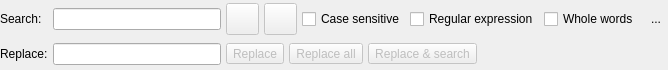
<?xml version="1.0" encoding="UTF-8"?>
<ui version="4.0">
 <class>SearchReplaceWidget</class>
 <widget class="QWidget" name="SearchReplaceWidget">
  <property name="geometry">
   <rect>
    <x>0</x>
    <y>0</y>
    <width>668</width>
    <height>70</height>
   </rect>
  </property>
  <property name="sizePolicy">
   <sizepolicy hsizetype="Preferred" vsizetype="Preferred">
    <horstretch>0</horstretch>
    <verstretch>0</verstretch>
   </sizepolicy>
  </property>
  <property name="windowTitle">
   <string>Form</string>
  </property>
  <layout class="QGridLayout" name="gridLayout">
   <property name="leftMargin">
    <number>0</number>
   </property>
   <property name="topMargin">
    <number>0</number>
   </property>
   <property name="rightMargin">
    <number>0</number>
   </property>
   <property name="bottomMargin">
    <number>0</number>
   </property>
   <property name="spacing">
    <number>5</number>
   </property>
   <item row="0" column="0">
    <widget class="QLabel" name="search_lbl">
     <property name="minimumSize">
      <size>
       <width>0</width>
       <height>0</height>
      </size>
     </property>
     <property name="text">
      <string>Search:</string>
     </property>
    </widget>
   </item>
   <item row="0" column="1">
    <widget class="QLineEdit" name="search_edt">
     <property name="clearButtonEnabled">
      <bool>true</bool>
     </property>
    </widget>
   </item>
   <item row="0" column="2">
    <layout class="QHBoxLayout" name="horizontalLayout">
     <property name="spacing">
      <number>5</number>
     </property>
     <item>
      <widget class="QToolButton" name="previous_tb">
       <property name="enabled">
        <bool>false</bool>
       </property>
       <property name="sizePolicy">
        <sizepolicy hsizetype="Fixed" vsizetype="Preferred">
         <horstretch>0</horstretch>
         <verstretch>0</verstretch>
        </sizepolicy>
       </property>
       <property name="font">
        <font>
         <pointsize>8</pointsize>
        </font>
       </property>
       <property name="toolTip">
        <string>Find previous</string>
       </property>
       <property name="text">
        <string/>
       </property>
       <property name="icon">
        <iconset resource="../../res/resources.qrc">
         <normaloff>:/icons/icons/previous.png</normaloff>:/icons/icons/previous.png</iconset>
       </property>
       <property name="iconSize">
        <size>
         <width>25</width>
         <height>25</height>
        </size>
       </property>
       <property name="shortcut">
        <string>Shift+F3</string>
       </property>
       <property name="toolButtonStyle">
        <enum>Qt::ToolButtonIconOnly</enum>
       </property>
      </widget>
     </item>
     <item>
      <widget class="QToolButton" name="next_tb">
       <property name="enabled">
        <bool>false</bool>
       </property>
       <property name="sizePolicy">
        <sizepolicy hsizetype="Fixed" vsizetype="Preferred">
         <horstretch>0</horstretch>
         <verstretch>0</verstretch>
        </sizepolicy>
       </property>
       <property name="font">
        <font>
         <pointsize>8</pointsize>
        </font>
       </property>
       <property name="toolTip">
        <string>Find next</string>
       </property>
       <property name="text">
        <string/>
       </property>
       <property name="icon">
        <iconset resource="../../res/resources.qrc">
         <normaloff>:/icons/icons/next.png</normaloff>:/icons/icons/next.png</iconset>
       </property>
       <property name="iconSize">
        <size>
         <width>25</width>
         <height>25</height>
        </size>
       </property>
       <property name="shortcut">
        <string>F3</string>
       </property>
       <property name="toolButtonStyle">
        <enum>Qt::ToolButtonIconOnly</enum>
       </property>
      </widget>
     </item>
     <item>
      <widget class="QCheckBox" name="case_sensitive_chk">
       <property name="sizePolicy">
        <sizepolicy hsizetype="Fixed" vsizetype="Fixed">
         <horstretch>0</horstretch>
         <verstretch>0</verstretch>
        </sizepolicy>
       </property>
       <property name="text">
        <string>Case sensitive</string>
       </property>
      </widget>
     </item>
     <item>
      <widget class="QCheckBox" name="regexp_chk">
       <property name="sizePolicy">
        <sizepolicy hsizetype="Fixed" vsizetype="Fixed">
         <horstretch>0</horstretch>
         <verstretch>0</verstretch>
        </sizepolicy>
       </property>
       <property name="text">
        <string>Regular expression</string>
       </property>
      </widget>
     </item>
     <item>
      <widget class="QCheckBox" name="all_words_chk">
       <property name="sizePolicy">
        <sizepolicy hsizetype="Expanding" vsizetype="Fixed">
         <horstretch>0</horstretch>
         <verstretch>0</verstretch>
        </sizepolicy>
       </property>
       <property name="text">
        <string>Whole words</string>
       </property>
      </widget>
     </item>
     <item>
      <widget class="QToolButton" name="hide_tb">
       <property name="toolTip">
        <string>Hide this widget</string>
       </property>
       <property name="text">
        <string>...</string>
       </property>
       <property name="icon">
        <iconset resource="../../res/resources.qrc">
         <normaloff>:/icons/icons/close1.png</normaloff>:/icons/icons/close1.png</iconset>
       </property>
       <property name="iconSize">
        <size>
         <width>20</width>
         <height>20</height>
        </size>
       </property>
       <property name="autoRaise">
        <bool>true</bool>
       </property>
      </widget>
     </item>
    </layout>
   </item>
   <item row="1" column="0">
    <widget class="QLabel" name="replace_lbl">
     <property name="minimumSize">
      <size>
       <width>0</width>
       <height>0</height>
      </size>
     </property>
     <property name="text">
      <string>Replace:</string>
     </property>
    </widget>
   </item>
   <item row="1" column="1">
    <widget class="QLineEdit" name="replace_edt">
     <property name="clearButtonEnabled">
      <bool>true</bool>
     </property>
    </widget>
   </item>
   <item row="1" column="2">
    <widget class="QWidget" name="replace_btns_parent" native="true">
     <property name="minimumSize">
      <size>
       <width>0</width>
       <height>0</height>
      </size>
     </property>
     <layout class="QHBoxLayout" name="horizontalLayout_3">
      <property name="spacing">
       <number>5</number>
      </property>
      <property name="leftMargin">
       <number>0</number>
      </property>
      <property name="topMargin">
       <number>0</number>
      </property>
      <property name="rightMargin">
       <number>0</number>
      </property>
      <property name="bottomMargin">
       <number>0</number>
      </property>
      <item>
       <layout class="QHBoxLayout" name="horizontalLayout_2">
        <property name="spacing">
         <number>5</number>
        </property>
        <item>
         <widget class="QToolButton" name="replace_tb">
          <property name="enabled">
           <bool>false</bool>
          </property>
          <property name="sizePolicy">
           <sizepolicy hsizetype="Fixed" vsizetype="Fixed">
            <horstretch>0</horstretch>
            <verstretch>0</verstretch>
           </sizepolicy>
          </property>
          <property name="toolTip">
           <string>Replace one occurrence</string>
          </property>
          <property name="text">
           <string>Replace</string>
          </property>
          <property name="iconSize">
           <size>
            <width>20</width>
            <height>20</height>
           </size>
          </property>
          <property name="toolButtonStyle">
           <enum>Qt::ToolButtonTextBesideIcon</enum>
          </property>
         </widget>
        </item>
        <item>
         <widget class="QToolButton" name="replace_all_tb">
          <property name="enabled">
           <bool>false</bool>
          </property>
          <property name="sizePolicy">
           <sizepolicy hsizetype="Fixed" vsizetype="Fixed">
            <horstretch>0</horstretch>
            <verstretch>0</verstretch>
           </sizepolicy>
          </property>
          <property name="toolTip">
           <string>Replace all occurrences</string>
          </property>
          <property name="text">
           <string>Replace all</string>
          </property>
          <property name="iconSize">
           <size>
            <width>20</width>
            <height>20</height>
           </size>
          </property>
          <property name="toolButtonStyle">
           <enum>Qt::ToolButtonTextBesideIcon</enum>
          </property>
         </widget>
        </item>
        <item>
         <widget class="QToolButton" name="replace_search_tb">
          <property name="enabled">
           <bool>false</bool>
          </property>
          <property name="sizePolicy">
           <sizepolicy hsizetype="Fixed" vsizetype="Fixed">
            <horstretch>0</horstretch>
            <verstretch>0</verstretch>
           </sizepolicy>
          </property>
          <property name="toolTip">
           <string>Replace the selection and find the next one</string>
          </property>
          <property name="text">
           <string>Replace &amp;&amp; search</string>
          </property>
          <property name="iconSize">
           <size>
            <width>20</width>
            <height>20</height>
           </size>
          </property>
          <property name="toolButtonStyle">
           <enum>Qt::ToolButtonTextBesideIcon</enum>
          </property>
         </widget>
        </item>
        <item>
         <spacer name="horizontalSpacer">
          <property name="orientation">
           <enum>Qt::Horizontal</enum>
          </property>
          <property name="sizeHint" stdset="0">
           <size>
            <width>40</width>
            <height>20</height>
           </size>
          </property>
         </spacer>
        </item>
       </layout>
      </item>
     </layout>
    </widget>
   </item>
  </layout>
 </widget>
 <tabstops>
  <tabstop>search_edt</tabstop>
  <tabstop>previous_tb</tabstop>
  <tabstop>next_tb</tabstop>
  <tabstop>case_sensitive_chk</tabstop>
  <tabstop>regexp_chk</tabstop>
  <tabstop>all_words_chk</tabstop>
  <tabstop>replace_edt</tabstop>
  <tabstop>replace_tb</tabstop>
  <tabstop>replace_all_tb</tabstop>
  <tabstop>replace_search_tb</tabstop>
  <tabstop>hide_tb</tabstop>
 </tabstops>
 <resources>
  <include location="../../res/resources.qrc"/>
  <include location="../../res/resources.qrc"/>
 </resources>
 <connections/>
</ui>
